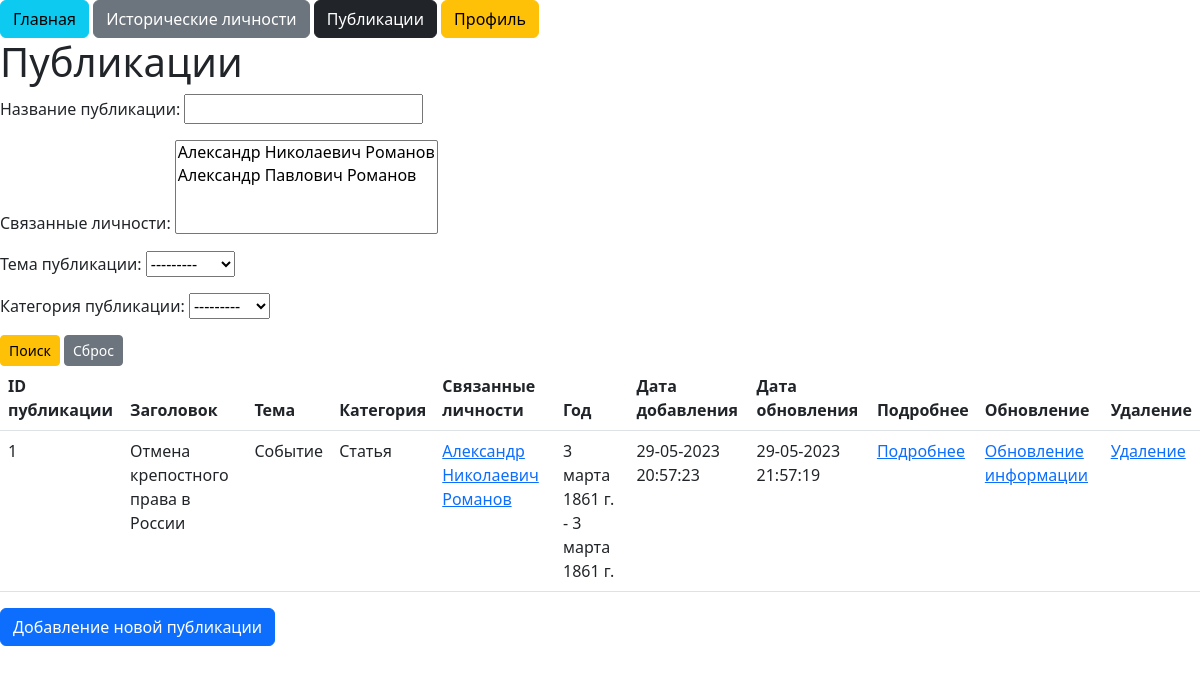
Before: /publications/ (signed in) with the older database file.
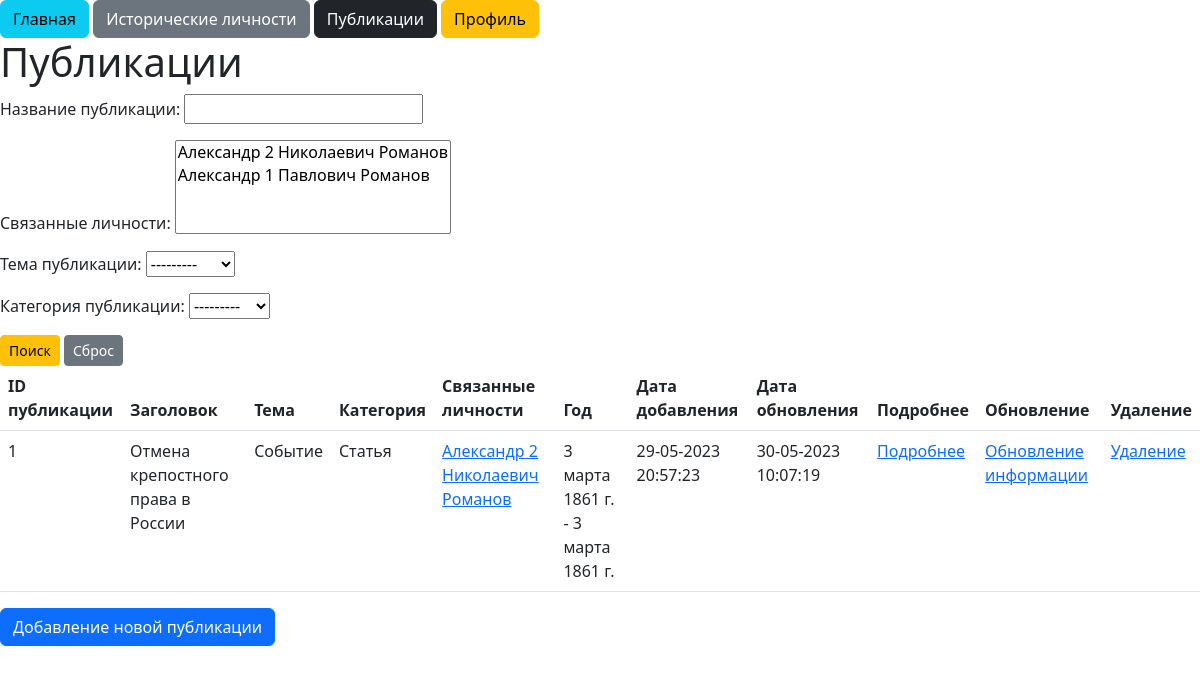
After: the same page with the newer database file.
### core/models.py (models this page shows, shortened)
class Person(models.Model):
    surname = models.CharField(max_length=255, verbose_name='Фамилия', )
    name = models.CharField(max_length=255, verbose_name='Имя', )
    patronymic = models.CharField(max_length=255, verbose_name='Отчество', blank=True, )
    birthday = models.DateField(verbose_name='Дата рождения', null=True, )
    deathday = models.DateField(verbose_name='Дата смерти', blank=True, null=True)
    photo = models.ImageField(upload_to='photos/%Y/%m/%d/', verbose_name='Фотография личности', blank=True, )
    bio = models.TextField(verbose_name='Текст публикации', blank=True, )
    time_publish = models.DateTimeField(auto_now_add=True, verbose_name='Дата публикации', null=True, )
    time_update = models.DateTimeField(auto_now=True, verbose_name='Дата обновления', null=True, )
    def __str__(self):
        return f'{self.name} {self.patronymic} {self.surname}'
    class Meta:
        ordering = ["surname"]
        verbose_name = "Историческая личность"

class Publication(models.Model):
    title = models.CharField(max_length=255, verbose_name='Название публикации')
    content = models.TextField(verbose_name='Текст публикации', )
    theme = models.ForeignKey(Themes, on_delete=models.PROTECT, verbose_name='Тема публикации',
                              related_name='publication', )
    category = models.ForeignKey(Categories, on_delete=models.PROTECT, verbose_name='Категория публикации',
                                 related_name='publication', )
    person = models.ManyToManyField(Person, verbose_name='Связанные личности',
                                    related_name='publication', )
    year_start = models.DateField(verbose_name='Дата начала события или первого появления вещи', )
    year_end = models.DateField(verbose_name='Дата окончания события', )
    time_publish = models.DateTimeField(auto_now_add=True, verbose_name='Дата публикации', )
    time_update = models.DateTimeField(auto_now=True, verbose_name='Дата обновления', )
    photo = models.ImageField(upload_to='photos/%Y/%m/%d/', verbose_name='Фото события или вещи', blank=True, )
    is_published = models.BooleanField(default=True, )
    class Meta:
        ordering = ["-time_publish"]
        verbose_name = "Публикация"

class Themes(models.Model):
    name = models.CharField(max_length=255, verbose_name='Название темы', )
    def __str__(self):
        return self.name
    class Meta:
        verbose_name = "Темы публикаций"

class Categories(models.Model):
    name = models.CharField(max_length=255, verbose_name='Название категории', )
    def __str__(self):
        return self.name
    class Meta:
        verbose_name = "Категории публикаций"

### core/views.py (the view)
# urls.py: path('publications/', views.PublicationList.as_view(), name='publications'),
class PublicationList(TitleMixin, ListView):
    model = models.Publication
    template_name = 'core/publication_list.html'
    context_object_name = 'publications'
    title = 'Все публикации'
    def get_filters(self):
        return filters.PublicationSearch(self.request.GET)
    def get_queryset(self):
        return self.get_filters().qs
    def get_context_data(self, **kwargs):
        context = super().get_context_data(**kwargs)
        context['filter'] = self.get_filters()
        return context

### core/datatools/index.py (called while the page is built)
    def get_title(self):
        return self.title

    def get_context_data(self, **kwargs):
        context = super().get_context_data(**kwargs)
        context["title"] = self.get_title()
        return context

### core/templates/core/publication_list.html (shortened to what this page needs)
{% extends 'core/base.html' %}
{% block content %}
    {% if request.user.is_authenticated %}
        <h1>Публикации</h1>
        <form method="GET">
            {{ filter.form.as_p }}
            <button class="btn btn-warning btn-sm" type="submit" role="button">Поиск</button>
            <a class="btn btn-secondary btn-sm" href="{% url 'core:publications' %}" role="button">Сброс</a>
        </form>
        <table class="table">
            <thead>
            <tr>
                <th scope="col">ID публикации</th>
                <th scope="col">Заголовок</th>
                <th scope="col">Тема</th>
                <th scope="col">Категория</th>
                <th scope="col">Связанные личности</th>
                <th scope="col">Год</th>
                <th scope="col">Дата добавления</th>
                <th scope="col">Дата обновления</th>
                <th scope="col">Подробнее</th>
                {% if request.user.is_superuser %}
                    <th scope="col">Обновление</th>
                    <th scope="col">Удаление</th>
                {% endif %}
            </tr>
            </thead>
            {% for publication in publications %}
                <tbody>
                <tr>
                    <td>{{ publication.pk }}</td>
                    <td>{{ publication.title }}</td>
                    <td>{{ publication.theme.name.title }}</td>
                    <td>{{ publication.category.name.title }}</td>
                    {% for person in publication.person.all %}
                        <td><a href="{% url 'core:person_detail' person.pk %}" role="button"> {{ person }}</a></td>
                    {% empty %}
                        <td>Связанных личностей нет</td>
                    {% endfor %}
                    <td>{{ publication.year_start }} - {{ publication.year_end }}</td>
                    <td>{{ publication.time_publish|date:"d-m-Y H:i:s" }}</td>
                    <td>{{ publication.time_update|date:"d-m-Y H:i:s" }}</td>
                    <td><a href="{% url 'core:publication_detail' publication.pk %}" role="button">Подробнее</a></td>
                    {% if request.user.is_superuser %}
                        <td><a href="{% url 'core:publication_update' publication.pk %}" role="button">Обновление
                            информации</a></td>
                        <td><a href="{% url 'core:publication_delete' publication.pk %}" role="button">Удаление</a>
                        </td>
                    {% endif %}
                </tr>
                </tbody>
            {% empty %}
                <h3>Список пуст</h3>
            {% endfor %}
        </table>
        {% if request.user.is_superuser %}
            <a class="btn btn-primary" href="{% url 'core:publication_create' %}" role="button">Добавление новой
                публикации</a>
        {% endif %}
    {% endif %}
{% endblock %}

Changed rows visible on the page:
changed Publication "Отмена крепостного права в России": time_update "29-05-2023 21:57:19" → "30-05-2023 10:07:19"
changed Person: name+patronymic+surname "Александр Николаевич Романов" → "Александр 2 Николаевич Романов"
Other visible differences:
form field person: "Александр Николаевич Романов / Александр Павлович Романов" → "Александр 2 Николаевич Романов / Александр 1 Павлович Романов"
